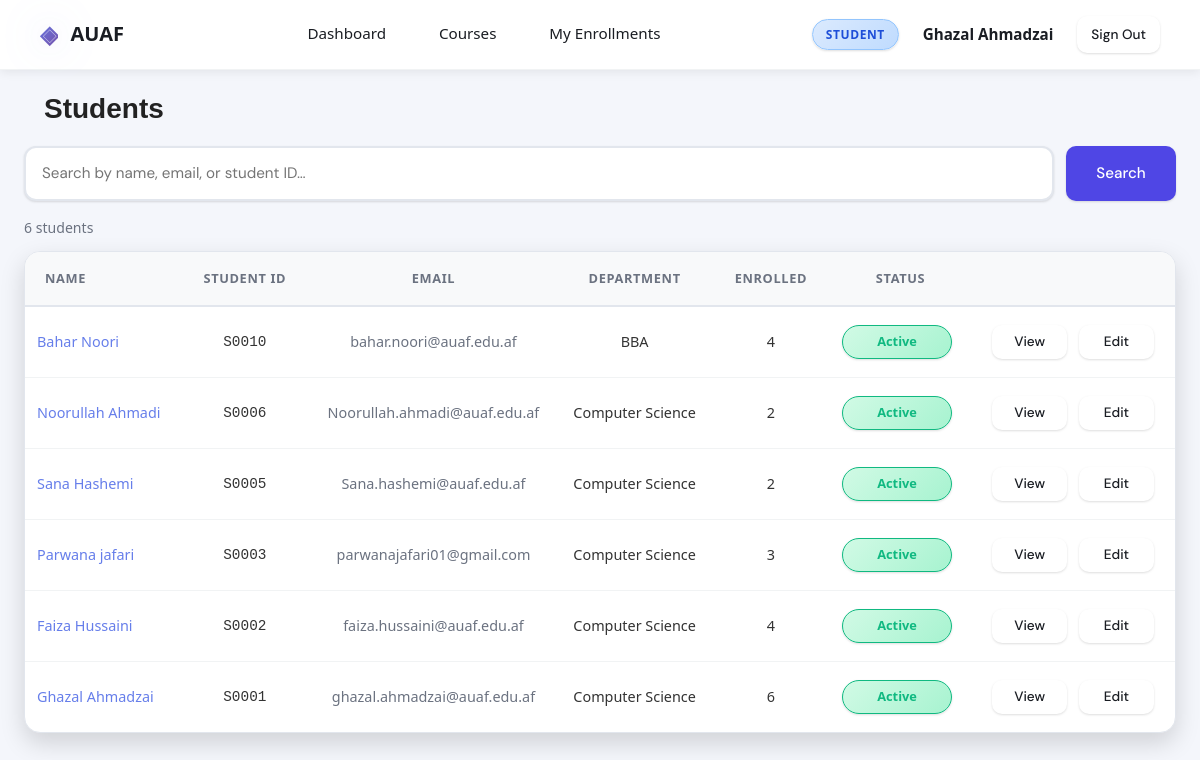
Screenshot of /students/ (signed in) with the database file from the repository.
### tables this page shows
CREATE TABLE students (
    id INTEGER PRIMARY KEY AUTOINCREMENT,
    user_id INTEGER,
    full_name TEXT,
    department TEXT,
    FOREIGN KEY(user_id) REFERENCES users(id)
);

CREATE TABLE users (
    id INTEGER PRIMARY KEY AUTOINCREMENT,
    username TEXT,
    email TEXT UNIQUE,
    password TEXT,
    role TEXT
);

### routes/student_routes.py (the view, shortened to what this page needs)
@students_bp.route("/")
def list_students():
    if "username" not in session:
        return redirect(url_for("auth.login"))
    if not table_exists("students"):
        return render_template("students/list.html", students=[], search="")
    search = request.args.get("search", "").strip()
    search_lower = search.lower()
    conn = get_db_connection()
    student_rows = conn.execute("SELECT * FROM students ORDER BY id DESC").fetchall()
    enrolled_counts = {}
    if table_exists("enrollments"):
        enroll_cols = get_columns("enrollments")
        if "status" in enroll_cols:
            count_rows = conn.execute(
                """
                SELECT student_id, COUNT(*) AS total
                FROM enrollments
                WHERE status IS NULL OR status != 'dropped'
                GROUP BY student_id
                """
            ).fetchall()
        enrolled_counts = {row["student_id"]: row["total"] for row in count_rows}
    students = []
    for row in student_rows:
        full_name = first_existing(row, ["full_name", "name"], "")
        email = first_existing(row, ["email"], "")
        if not email and table_exists("users") and "user_id" in row.keys():
            user_row = conn.execute(
                "SELECT email FROM users WHERE id = ?",
                (row["user_id"],)
            ).fetchone()
            if user_row:
                email = user_row["email"]
        student_code = first_existing(row, ["student_id"], "")
        department = first_existing(row, ["department"], "")
        haystack = f"{full_name} {email} {student_code}".lower()
        if search_lower and search_lower not in haystack:
            continue
        students.append(
            SimpleNamespace(
                id=row["id"],
                full_name=full_name,
                email=email,
                student_id=student_code or f"S{row['id']:04d}",
                department=department or "Not Assigned",
                is_active=bool(get_student_active_value(row)),
                enrolled_count=enrolled_counts.get(row["id"], 0),
            )
        )
    conn.close()
    return render_template("students/list.html", students=students, search=search)

### app.py (called while the page is built)
@app.context_processor
def inject_globals():
    return {"current_user": CurrentUser()}

    @property
    def is_authenticated(self):
        return "username" in session

    @property
    def is_admin(self):
        return session.get("role") == "admin"

    @property
    def full_name(self):
        return session.get("full_name") or session.get("username") or "User"

### helpers/db.py (called while the page is built)
def get_db_connection():
    import os
    db_path = os.path.join(os.path.dirname(os.path.dirname(__file__)), "database.db")
    conn = sqlite3.connect(db_path)
    conn.row_factory = sqlite3.Row
    return conn

def table_exists(table_name):
    conn = get_db_connection()
    row = conn.execute(
        "SELECT name FROM sqlite_master WHERE type='table' AND name=?",
        (table_name,),
    ).fetchone()
    conn.close()
    return row is not None

def get_columns(table_name):
    if not table_exists(table_name):
        return []
    conn = get_db_connection()
    rows = conn.execute(f"PRAGMA table_info({table_name})").fetchall()
    conn.close()
    return [row["name"] for row in rows]

def first_existing(row, names, default=None):
    if row is None:
        return default
    for name in names:
        if name in row.keys():
            return row[name]
    return default

def get_student_active_value(row):
    if row is None:
        return 1
    keys = row.keys()
    if "is_active" in keys:
        return row["is_active"]
    if "active" in keys:
        return row["active"]
    if "status" in keys:
        status = str(row["status"]).lower()
        return 0 if status in ["inactive", "disabled"] else 1
    return 1

### templates/students/list.html (shortened to what this page needs)
{% extends "base.html" %}
{% block content %}
<div class="page-header">
  <h1 class="page-title">Students</h1>
</div>
<form method="GET" class="search-form">
  <div class="search-row">
    <input type="text" name="search" class="form-control" placeholder="Search by name, email, or student ID…"
           value="{{ search }}" />
    <button type="submit" class="btn btn-primary">Search</button>
  </div>
</form>
<p class="result-count">{{ students|length }} student{{ 's' if students|length != 1 }}</p>
{% if students %}
<div class="table-wrapper">
  <table class="table">
    <thead>
      <tr>
        <th>Name</th>
        <th>Student ID</th>
        <th>Email</th>
        <th>Department</th>
        <th>Enrolled</th>
        <th>Status</th>
        <th></th>
      </tr>
    </thead>
    <tbody>
      {% for student in students %}
      <tr>
        <td><a href="{{ url_for('students.view_student', student_id=student.id) }}">{{ student.full_name }}</a></td>
        <td><code>{{ student.student_id or '—' }}</code></td>
        <td class="text-muted">{{ student.email }}</td>
        <td>{{ student.department or '—' }}</td>
        <td class="text-center">{{ student.enrolled_count }}</td>
        <td>
          {% if student.is_active %}
          <span class="badge badge-enrolled">Active</span>
          {% else %}
          <span class="badge badge-dropped">Inactive</span>
          {% endif %}
        </td>
        <td>
          <a href="{{ url_for('students.view_student', student_id=student.id) }}" class="btn btn-ghost btn-sm">View</a>
          <a href="{{ url_for('students.edit_student', student_id=student.id) }}" class="btn btn-ghost btn-sm">Edit</a>
        </td>
      </tr>
      {% endfor %}
    </tbody>
  </table>
</div>
{% else %}
<div class="empty-state">
  <p>No students found.</p>
</div>
{% endif %}
{% endblock %}

### rows the page displays
students: full_name "Bahar Noori", department "BBA"
users: email "bahar.noori@auaf.edu.af"
students: full_name "Noorullah Ahmadi", department "Computer Science"
users: email "Noorullah.ahmadi@auaf.edu.af"
students: full_name "Sana Hashemi", department "Computer Science"
users: email "Sana.hashemi@auaf.edu.af"
students: full_name "Parwana jafari", department "Computer Science"
users: email "parwanajafari01@gmail.com"
students: full_name "Faiza Hussaini", department "Computer Science"
users: email "faiza.hussaini@auaf.edu.af"
students: full_name "Ghazal Ahmadzai", department "Computer Science"
users: email "ghazal.ahmadzai@auaf.edu.af"

### other values shown
{{ 'Admin' if current_user.is_admin else 'Student' }} "STUDENT"
{{ students|length }} "6"
{{ 's' if students|length != 1 }} "s"
{{ student.student_id or '—' }} "S0010" "S0006" "S0005" "S0003" "S0002" "S0001"
{{ student.enrolled_count }} "4" "2" "2" "3" "4" "6"
